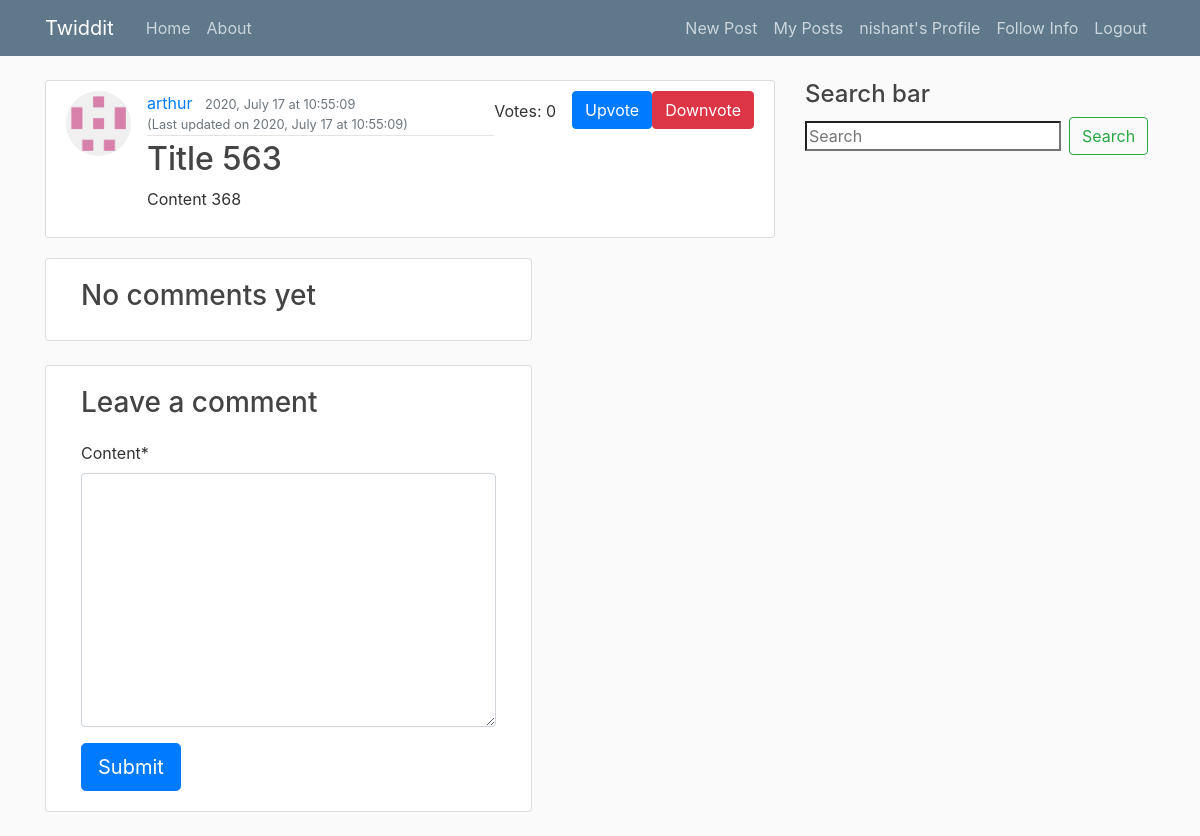
Page /blog/post/title-563/ (signed in) on the committed database.
### account/models.py (models this page shows, shortened)
class Account(AbstractBaseUser):
    email = models.EmailField(verbose_name='email', max_length=60, unique=True)
    username = models.CharField(verbose_name='username', max_length=30, unique=True)
    date_joined = models.DateTimeField(verbose_name='date_joined', auto_now_add=True)
    last_login = models.DateTimeField(verbose_name='last_login', auto_now=True)
    is_admin = models.BooleanField(default=False)
    is_active = models.BooleanField(default=True)
    is_staff = models.BooleanField(default=False)
    is_superuser = models.BooleanField(default=False)
    USERNAME_FIELD = 'username' # How you'd like to have the user login (Login-Field)
    REQUIRED_FIELDS = ['email', ]
    objects = MyAccountManager()
    def __str__(self):
        return self.username

### blog/models.py (models this page shows, shortened)
class Post(models.Model):
    author = models.ForeignKey(to=Account, on_delete=models.CASCADE)
    title = models.CharField(max_length=100)
    content = models.TextField()
    date_posted = models.DateTimeField(auto_now_add=True)
    date_updated = models.DateTimeField(auto_now=True)
    upvotes = models.ManyToManyField(to=Account, related_name='upvotes', blank=True)
    downvotes = models.ManyToManyField(to=Account, related_name='downvotes', blank=True)
    slug = models.SlugField(max_length=200, unique=True, null=True, blank=True)
    class Meta:
        ordering = ['-date_posted']
    @property
    def total_upvotes(self):
        return self.upvotes.count()
    @property
    def total_downvotes(self):
        return self.downvotes.count()

### users/models.py (models this page shows, shortened)
class Profile(models.Model):
    user = models.OneToOneField(to=Account, on_delete=models.CASCADE)
    image = models.ImageField(default='default.png', upload_to='profile_pics')

### blog/views.py (the view)
# urls.py: path('post/<slug:slug>/', views.post_detail, name='post-detail'),
@login_required
def post_detail(request, slug, *args, **kwargs):
    post = get_object_or_404(klass=Post, slug=slug, *args, **kwargs)
    comments = post.comments.order_by('date_posted')
    new_comment = None
    is_upvoted, is_downvoted = False, False
    if post.upvotes.filter(id=request.user.id).exists():
        is_upvoted = True
    if post.downvotes.filter(id=request.user.id).exists():
        is_downvoted = True
    if request.method == 'POST':
        comment_form = CommentForm(data=request.POST)
        if comment_form.is_valid():
            new_comment = comment_form.save(commit=False)
            new_comment.author = request.user
            new_comment.post = post
            new_comment.save()
            messages.success(request=request, message='Successfully posted the comment!')
        else:
            messages.warning(request=request, message='Could not post the comment!')
    else:
        comment_form = CommentForm()
    context = {
        'post': post,
        'comments': comments,
        'new_comment': new_comment,
        'comment_form': comment_form,
        'is_upvoted': is_upvoted,
        'is_downvoted': is_downvoted,
        'net_votes': post.total_upvotes - post.total_downvotes,
        'total_upvotes': post.total_upvotes,
        'total_downvotes': post.total_downvotes,
    }
    return render(request=request, template_name='blog/post_detail.html', context=context)

### blog/forms.py
class CommentForm(forms.ModelForm):
    class Meta:
        model = Comment
        fields = ('content', ) # 'post' and 'author' should not be in this form

### blog/templates/blog/post_detail.html (shortened to what this page needs)
{% extends "blog/base.html" %}
{% load crispy_forms_tags %}
{% load static %}
{% block content %}
    <article class="media content-section">
    <img class="rounded-circle article-img" src="{{ post.author.profile.image.url }}">
    <div class="media-body">
        <div class="article-metadata">
          <a class="mr-2" href="{% url 'user-posts' post.author.username %}">{{ post.author }}</a>
          <small class="text-muted">
            {{ post.date_posted | date:"Y, F d" }} at {{ post.date_posted | date:"H:i:s" }}
            {% if post.date_updated != post.date_posted %}
              <div>
                (Last updated on {{ post.date_updated | date:"Y, F d" }} at {{ post.date_updated | date:"H:i:s" }})
              </div>
            {% endif %}
          </small>
        </div>
        <h2 class="article-title">{{ post.title }}</h2>
        <p class="article-content">{{ post.content }}</p>
    </div>
    <div class="mr-3 mt-2">
      Votes: {{ net_votes }}
    </div>
    <form method="POST" action="{% url 'upvote-post' %}">
      {% if is_upvoted %}
        <button class="btn btn-danger" type="submit" name="post_id" value="{{ post.id }}">
          Downvote
        </button>
      {% else %}
        <button class="btn btn-primary" type="submit" name="post_id" value="{{ post.id }}">
          Upvote
        </button>
      {% endif %}
    </form>
    <form method="POST" action="{% url 'downvote-post' %}">
      {% if is_downvoted %}
        <button class="btn btn-primary" type="submit" name="post_id" value="{{ post.id }}">
          Upvote
        </button>
      {% else %}
        <button class="btn btn-danger" type="submit" name="post_id" value="{{ post.id }}">
          Downvote
        </button>
      {% endif %}
    </form>
    </article>
    <div class="col-md-8 card mb-4 mt-3">
      <div class="card-body">
        {% if not comments %}
          <h3>No comments yet</h3>
        {% else %}
          <h3>{{ comments.count }} comments</h3>
        {% endif %}
      </div>
    </div>
    <div class="col-md-8 card mb-4  mt-3 ">
      <div class="card-body">
        {% if new_comment %}
        {% else %}
        <h3>Leave a comment</h3>
        <form method="post" style="margin-top: 1.3em;">
          {{ comment_form | crispy }}
          <button type="submit" class="btn btn-primary btn-lg">Submit</button>
        </form>
        {% endif %}
      </div>
    </div>
{% endblock content %}

### blog/templates/blog/base.html (shortened to what this page needs)
{% load static %}
<!DOCTYPE html>
<html>
<head>
    <link rel="stylesheet" href="https://maxcdn.bootstrapcdn.com/bootstrap/4.0.0/css/bootstrap.min.css">
    <link rel="stylesheet" type="text/css" href="{% static 'blog/main.css' %}">
</head>
<body>
    <header class="site-header">
      <nav class="navbar navbar-expand-md navbar-dark bg-steel fixed-top">
        <div class="container">
          <a class="navbar-brand mr-4" href="/">Twiddit</a>
          <div class="collapse navbar-collapse" id="navbarToggle">
            <div class="navbar-nav mr-auto">
              <a class="nav-item nav-link" href="{% url 'blog-home' %}">Home</a>
              <a class="nav-item nav-link" href="{% url 'blog-about' %}">About</a>
            </div>
            <div class="navbar-nav">
              {% if user.is_authenticated %}
                <a class="nav-item nav-link" href="{% url 'post-create' %}">New Post</a>
                <a class="nav-item nav-link" href="{% url 'blog:user-posts' user.username %}">My Posts</a>
                <a class="nav-item nav-link" href="{% url 'profile' %}">{{ user.username }}'s Profile</a>
                <a class="nav-item nav-link" href="{% url 'users:follow-info' user.username %}">Follow Info</a>
                <a class="nav-item nav-link" href="{% url 'logout' %}">Logout</a>
              {% else %}
                <a class="nav-item nav-link" href="{% url 'login' %}">Login</a>
                <a class="nav-item nav-link" href="{% url 'register' %}">Register</a>
              {% endif %}
            </div>
          </div>
        </div>
      </nav>
    </header>
    <main role="main" class="container">
      <div class="row">
        <div class="col-md-8">
          {% block content %}{% endblock %}
        </div>
        <div class="col-md-4">
          <h4>Search bar</h4>
          <form class="form-inline my-2 my-lg-0">
            <input class="from-control mr-sm-2"
                   type="search"
                   placeholder="Search"
                   aria-label="Search"
                   name="search">
            <button class="btn btn-outline-success my-2 my-sm-0" type="submit">Search</button>
          </form>
        </div>
      </div>
    </main>
</body>
</html>

### blog/static/blog/main.css (style rules this page uses)
body { background: #fafafa; color: #333333; margin-top: 5rem; }
h1, h2, h3, h4, h5, h6 { color: #444444; }
.bg-steel { background-color: #5f788a; }
.site-header .navbar-nav .nav-link { color: #cbd5db; }
.content-section { background: #ffffff; padding: 10px 20px; border: 1px solid #dddddd; border-radius: 3px; margin-bottom: 20px; }
.article-title { color: #444444; }
.article-content { white-space: pre-line; }
.article-img { height: 65px; width: 65px; margin-right: 16px; }
.article-metadata { padding-bottom: 1px; margin-bottom: 4px; border-bottom: 1px solid #e3e3e3 }

### rows in the picture
Account: username "nishant"
Post: author.profile.image (picture), author "arthur", date_posted "2020, July 17", date_posted "10:55:09", date_updated "2020, July 17", date_updated "10:55:09", title "Title 563", content "Content 368"

### other values in the picture
{{ net_votes }} "0"
